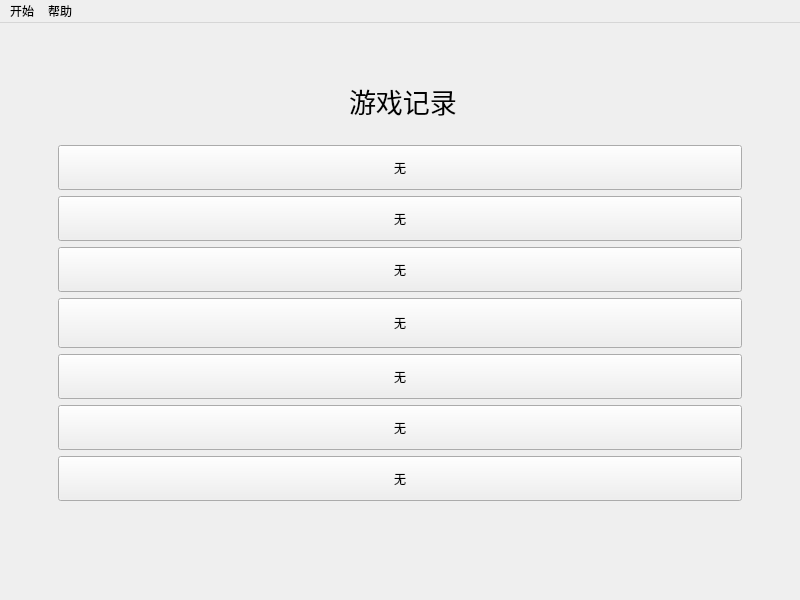
<?xml version="1.0" encoding="UTF-8"?>
<ui version="4.0">
 <class>Record_Scene</class>
 <widget class="QMainWindow" name="Record_Scene">
  <property name="geometry">
   <rect>
    <x>0</x>
    <y>0</y>
    <width>800</width>
    <height>600</height>
   </rect>
  </property>
  <property name="windowTitle">
   <string>MainWindow</string>
  </property>
  <widget class="QWidget" name="centralwidget">
   <layout class="QGridLayout" name="gridLayout_2">
    <item row="2" column="1">
     <widget class="QWidget" name="widget" native="true">
      <layout class="QVBoxLayout" name="verticalLayout">
       <item>
        <widget class="QPushButton" name="pushButton_1">
         <property name="minimumSize">
          <size>
           <width>0</width>
           <height>45</height>
          </size>
         </property>
         <property name="text">
          <string>无</string>
         </property>
        </widget>
       </item>
       <item>
        <widget class="QPushButton" name="pushButton_2">
         <property name="minimumSize">
          <size>
           <width>0</width>
           <height>45</height>
          </size>
         </property>
         <property name="text">
          <string>无</string>
         </property>
        </widget>
       </item>
       <item>
        <widget class="QPushButton" name="pushButton_3">
         <property name="minimumSize">
          <size>
           <width>0</width>
           <height>45</height>
          </size>
         </property>
         <property name="text">
          <string>无</string>
         </property>
        </widget>
       </item>
       <item>
        <widget class="QPushButton" name="pushButton_4">
         <property name="minimumSize">
          <size>
           <width>0</width>
           <height>50</height>
          </size>
         </property>
         <property name="text">
          <string>无</string>
         </property>
        </widget>
       </item>
       <item>
        <widget class="QPushButton" name="pushButton_5">
         <property name="minimumSize">
          <size>
           <width>0</width>
           <height>45</height>
          </size>
         </property>
         <property name="text">
          <string>无</string>
         </property>
        </widget>
       </item>
       <item>
        <widget class="QPushButton" name="pushButton_6">
         <property name="minimumSize">
          <size>
           <width>0</width>
           <height>45</height>
          </size>
         </property>
         <property name="text">
          <string>无</string>
         </property>
        </widget>
       </item>
       <item>
        <widget class="QPushButton" name="pushButton_7">
         <property name="minimumSize">
          <size>
           <width>0</width>
           <height>45</height>
          </size>
         </property>
         <property name="text">
          <string>无</string>
         </property>
        </widget>
       </item>
      </layout>
     </widget>
    </item>
    <item row="1" column="1">
     <widget class="QWidget" name="widget_2" native="true">
      <layout class="QGridLayout" name="gridLayout">
       <item row="1" column="0">
        <widget class="QWidget" name="widget_3" native="true">
         <layout class="QVBoxLayout" name="verticalLayout_2">
          <item>
           <spacer name="horizontalSpacer">
            <property name="orientation">
             <enum>Qt::Horizontal</enum>
            </property>
            <property name="sizeHint" stdset="0">
             <size>
              <width>40</width>
              <height>20</height>
             </size>
            </property>
           </spacer>
          </item>
         </layout>
        </widget>
       </item>
       <item row="1" column="2">
        <spacer name="horizontalSpacer_3">
         <property name="orientation">
          <enum>Qt::Horizontal</enum>
         </property>
         <property name="sizeHint" stdset="0">
          <size>
           <width>40</width>
           <height>20</height>
          </size>
         </property>
        </spacer>
       </item>
       <item row="1" column="1">
        <widget class="QLabel" name="label">
         <property name="font">
          <font>
           <family>楷体</family>
           <pointsize>20</pointsize>
          </font>
         </property>
         <property name="text">
          <string>游戏记录</string>
         </property>
        </widget>
       </item>
       <item row="0" column="1">
        <spacer name="verticalSpacer">
         <property name="orientation">
          <enum>Qt::Vertical</enum>
         </property>
         <property name="sizeHint" stdset="0">
          <size>
           <width>20</width>
           <height>40</height>
          </size>
         </property>
        </spacer>
       </item>
      </layout>
     </widget>
    </item>
    <item row="3" column="1">
     <spacer name="verticalSpacer_2">
      <property name="orientation">
       <enum>Qt::Vertical</enum>
      </property>
      <property name="sizeHint" stdset="0">
       <size>
        <width>20</width>
        <height>40</height>
       </size>
      </property>
     </spacer>
    </item>
    <item row="2" column="0">
     <spacer name="horizontalSpacer_2">
      <property name="orientation">
       <enum>Qt::Horizontal</enum>
      </property>
      <property name="sizeType">
       <enum>QSizePolicy::Fixed</enum>
      </property>
      <property name="sizeHint" stdset="0">
       <size>
        <width>40</width>
        <height>20</height>
       </size>
      </property>
     </spacer>
    </item>
    <item row="2" column="2">
     <spacer name="horizontalSpacer_4">
      <property name="orientation">
       <enum>Qt::Horizontal</enum>
      </property>
      <property name="sizeType">
       <enum>QSizePolicy::Fixed</enum>
      </property>
      <property name="sizeHint" stdset="0">
       <size>
        <width>40</width>
        <height>20</height>
       </size>
      </property>
     </spacer>
    </item>
   </layout>
  </widget>
  <widget class="QMenuBar" name="menubar">
   <property name="geometry">
    <rect>
     <x>0</x>
     <y>0</y>
     <width>800</width>
     <height>26</height>
    </rect>
   </property>
   <widget class="QMenu" name="menu">
    <property name="title">
     <string>开始</string>
    </property>
    <addaction name="actionQuit"/>
   </widget>
   <widget class="QMenu" name="menu_2">
    <property name="title">
     <string>帮助</string>
    </property>
    <addaction name="actionPlay"/>
   </widget>
   <addaction name="menu"/>
   <addaction name="menu_2"/>
  </widget>
  <action name="actionQuit">
   <property name="text">
    <string>退出</string>
   </property>
  </action>
  <action name="actionPlay">
   <property name="text">
    <string>游戏玩法</string>
   </property>
  </action>
 </widget>
 <resources/>
 <connections/>
</ui>
